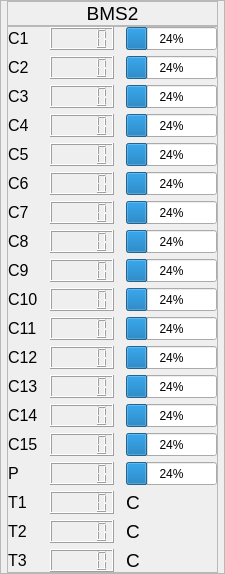
        <widget class="QFrame" name="BMS2">
         <property name="frameShape">
          <enum>QFrame::StyledPanel</enum>
         </property>
         <property name="frameShadow">
          <enum>QFrame::Raised</enum>
         </property>
         <layout class="QVBoxLayout" name="verticalLayout_3">
          <property name="spacing">
           <number>0</number>
          </property>
          <property name="leftMargin">
           <number>6</number>
          </property>
          <property name="topMargin">
           <number>0</number>
          </property>
          <property name="rightMargin">
           <number>6</number>
          </property>
          <property name="bottomMargin">
           <number>0</number>
          </property>
          <item>
           <widget class="QFrame" name="headline_2">
            <property name="maximumSize">
             <size>
              <width>16777215</width>
              <height>30</height>
             </size>
            </property>
            <property name="frameShape">
             <enum>QFrame::StyledPanel</enum>
            </property>
            <property name="frameShadow">
             <enum>QFrame::Raised</enum>
            </property>
            <layout class="QHBoxLayout" name="horizontalLayout_3">
             <property name="spacing">
              <number>0</number>
             </property>
             <property name="leftMargin">
              <number>0</number>
             </property>
             <property name="topMargin">
              <number>0</number>
             </property>
             <property name="rightMargin">
              <number>0</number>
             </property>
             <property name="bottomMargin">
              <number>0</number>
             </property>
             <item>
              <widget class="QLabel" name="label_20">
               <property name="font">
                <font>
                 <pointsize>14</pointsize>
                </font>
               </property>
               <property name="text">
                <string>BMS2</string>
               </property>
               <property name="alignment">
                <set>Qt::AlignCenter</set>
               </property>
              </widget>
             </item>
            </layout>
           </widget>
          </item>
          <item>
           <widget class="QFrame" name="cell_2">
            <property name="frameShape">
             <enum>QFrame::StyledPanel</enum>
            </property>
            <property name="frameShadow">
             <enum>QFrame::Raised</enum>
            </property>
            <layout class="QVBoxLayout" name="verticalLayout_6">
             <property name="spacing">
              <number>0</number>
             </property>
             <property name="leftMargin">
              <number>0</number>
             </property>
             <property name="topMargin">
              <number>0</number>
             </property>
             <property name="rightMargin">
              <number>0</number>
             </property>
             <property name="bottomMargin">
              <number>0</number>
             </property>
             <item>
              <layout class="QGridLayout" name="gridLayout_2">
               <property name="horizontalSpacing">
                <number>12</number>
               </property>
               <property name="verticalSpacing">
                <number>6</number>
               </property>
               <item row="12" column="0">
                <widget class="QLabel" name="label_29">
                 <property name="font">
                  <font>
                   <pointsize>12</pointsize>
                  </font>
                 </property>
                 <property name="text">
                  <string>C13</string>
                 </property>
                </widget>
               </item>
               <item row="14" column="2">
                <widget class="QProgressBar" name="progressBar_30">
                 <property name="sizePolicy">
                  <sizepolicy hsizetype="Expanding" vsizetype="Expanding">
                   <horstretch>0</horstretch>
                   <verstretch>0</verstretch>
                  </sizepolicy>
                 </property>
                 <property name="value">
                  <number>24</number>
                 </property>
                </widget>
               </item>
               <item row="10" column="1">
                <widget class="QLCDNumber" name="lcdNumber_26">
                 <property name="sizePolicy">
                  <sizepolicy hsizetype="Expanding" vsizetype="Expanding">
                   <horstretch>0</horstretch>
                   <verstretch>0</verstretch>
                  </sizepolicy>
                 </property>
                </widget>
               </item>
               <item row="18" column="0">
                <widget class="QLabel" name="label_38">
                 <property name="font">
                  <font>
                   <pointsize>12</pointsize>
                  </font>
                 </property>
                 <property name="text">
                  <string>T3</string>
                 </property>
                </widget>
               </item>
               <item row="0" column="2">
                <widget class="QProgressBar" name="progressBar_16">
                 <property name="sizePolicy">
                  <sizepolicy hsizetype="Expanding" vsizetype="Expanding">
                   <horstretch>0</horstretch>
                   <verstretch>0</verstretch>
                  </sizepolicy>
                 </property>
                 <property name="value">
                  <number>24</number>
                 </property>
                </widget>
               </item>
               <item row="6" column="0">
                <widget class="QLabel" name="label_37">
                 <property name="font">
                  <font>
                   <pointsize>12</pointsize>
                  </font>
                 </property>
                 <property name="text">
                  <string>C7</string>
                 </property>
                </widget>
               </item>
               <item row="8" column="1">
                <widget class="QLCDNumber" name="lcdNumber_24">
                 <property name="sizePolicy">
                  <sizepolicy hsizetype="Expanding" vsizetype="Expanding">
                   <horstretch>0</horstretch>
                   <verstretch>0</verstretch>
                  </sizepolicy>
                 </property>
                </widget>
               </item>
               <item row="14" column="1">
                <widget class="QLCDNumber" name="lcdNumber_30">
                 <property name="sizePolicy">
                  <sizepolicy hsizetype="Expanding" vsizetype="Expanding">
                   <horstretch>0</horstretch>
                   <verstretch>0</verstretch>
                  </sizepolicy>
                 </property>
                </widget>
               </item>
               <item row="9" column="0">
                <widget class="QLabel" name="label_36">
                 <property name="font">
                  <font>
                   <pointsize>12</pointsize>
                  </font>
                 </property>
                 <property name="text">
                  <string>C10</string>
                 </property>
                </widget>
               </item>
               <item row="16" column="1">
                <widget class="QLCDNumber" name="lcdNumber_t1_2">
                 <property name="sizePolicy">
                  <sizepolicy hsizetype="Expanding" vsizetype="Expanding">
                   <horstretch>0</horstretch>
                   <verstretch>0</verstretch>
                  </sizepolicy>
                 </property>
                </widget>
               </item>
               <item row="0" column="0">
                <widget class="QLabel" name="label_31">
                 <property name="font">
                  <font>
                   <pointsize>12</pointsize>
                  </font>
                 </property>
                 <property name="text">
                  <string>C1</string>
                 </property>
                </widget>
               </item>
               <item row="17" column="0">
                <widget class="QLabel" name="label_24">
                 <property name="font">
                  <font>
                   <pointsize>12</pointsize>
                  </font>
                 </property>
                 <property name="text">
                  <string>T2</string>
                 </property>
                </widget>
               </item>
               <item row="3" column="1">
                <widget class="QLCDNumber" name="lcdNumber_19">
                 <property name="sizePolicy">
                  <sizepolicy hsizetype="Expanding" vsizetype="Expanding">
                   <horstretch>0</horstretch>
                   <verstretch>0</verstretch>
                  </sizepolicy>
                 </property>
                </widget>
               </item>
               <item row="6" column="1">
                <widget class="QLCDNumber" name="lcdNumber_22">
                 <property name="sizePolicy">
                  <sizepolicy hsizetype="Expanding" vsizetype="Expanding">
                   <horstretch>0</horstretch>
                   <verstretch>0</verstretch>
                  </sizepolicy>
                 </property>
                </widget>
               </item>
               <item row="5" column="2">
                <widget class="QProgressBar" name="progressBar_21">
                 <property name="sizePolicy">
                  <sizepolicy hsizetype="Expanding" vsizetype="Expanding">
                   <horstretch>0</horstretch>
                   <verstretch>0</verstretch>
                  </sizepolicy>
                 </property>
                 <property name="value">
                  <number>24</number>
                 </property>
                </widget>
               </item>
               <item row="9" column="1">
                <widget class="QLCDNumber" name="lcdNumber_25">
                 <property name="sizePolicy">
                  <sizepolicy hsizetype="Expanding" vsizetype="Expanding">
                   <horstretch>0</horstretch>
                   <verstretch>0</verstretch>
                  </sizepolicy>
                 </property>
                </widget>
               </item>
               <item row="13" column="2">
                <widget class="QProgressBar" name="progressBar_29">
                 <property name="sizePolicy">
                  <sizepolicy hsizetype="Expanding" vsizetype="Expanding">
                   <horstretch>0</horstretch>
                   <verstretch>0</verstretch>
                  </sizepolicy>
                 </property>
                 <property name="value">
                  <number>24</number>
                 </property>
                </widget>
               </item>
               <item row="0" column="1">
                <widget class="QLCDNumber" name="lcdNumber_16">
                 <property name="sizePolicy">
                  <sizepolicy hsizetype="Expanding" vsizetype="Expanding">
                   <horstretch>0</horstretch>
                   <verstretch>0</verstretch>
                  </sizepolicy>
                 </property>
                </widget>
               </item>
               <item row="4" column="0">
                <widget class="QLabel" name="label_35">
                 <property name="font">
                  <font>
                   <pointsize>12</pointsize>
                  </font>
                 </property>
                 <property name="text">
                  <string>C5</string>
                 </property>
                </widget>
               </item>
               <item row="6" column="2">
                <widget class="QProgressBar" name="progressBar_22">
                 <property name="sizePolicy">
                  <sizepolicy hsizetype="Expanding" vsizetype="Expanding">
                   <horstretch>0</horstretch>
                   <verstretch>0</verstretch>
                  </sizepolicy>
                 </property>
                 <property name="value">
                  <number>24</number>
                 </property>
                </widget>
               </item>
               <item row="8" column="0">
                <widget class="QLabel" name="label_30">
                 <property name="font">
                  <font>
                   <pointsize>12</pointsize>
                  </font>
                 </property>
                 <property name="text">
                  <string>C9</string>
                 </property>
                </widget>
               </item>
               <item row="3" column="0">
                <widget class="QLabel" name="label_34">
                 <property name="font">
                  <font>
                   <pointsize>12</pointsize>
                  </font>
                 </property>
                 <property name="text">
                  <string>C4</string>
                 </property>
                </widget>
               </item>
               <item row="4" column="2">
                <widget class="QProgressBar" name="progressBar_20">
                 <property name="sizePolicy">
                  <sizepolicy hsizetype="Expanding" vsizetype="Expanding">
                   <horstretch>0</horstretch>
                   <verstretch>0</verstretch>
                  </sizepolicy>
                 </property>
                 <property name="value">
                  <number>24</number>
                 </property>
                </widget>
               </item>
               <item row="12" column="2">
                <widget class="QProgressBar" name="progressBar_28">
                 <property name="sizePolicy">
                  <sizepolicy hsizetype="Expanding" vsizetype="Expanding">
                   <horstretch>0</horstretch>
                   <verstretch>0</verstretch>
                  </sizepolicy>
                 </property>
                 <property name="value">
                  <number>24</number>
                 </property>
                </widget>
               </item>
               <item row="18" column="1">
                <widget class="QLCDNumber" name="lcdNumber_t3_2">
                 <property name="sizePolicy">
                  <sizepolicy hsizetype="Expanding" vsizetype="Expanding">
                   <horstretch>0</horstretch>
                   <verstretch>0</verstretch>
                  </sizepolicy>
                 </property>
                </widget>
               </item>
               <item row="1" column="2">
                <widget class="QProgressBar" name="progressBar_17">
                 <property name="sizePolicy">
                  <sizepolicy hsizetype="Expanding" vsizetype="Expanding">
                   <horstretch>0</horstretch>
                   <verstretch>0</verstretch>
                  </sizepolicy>
                 </property>
                 <property name="value">
                  <number>24</number>
                 </property>
                </widget>
               </item>
               <item row="2" column="0">
                <widget class="QLabel" name="label_32">
                 <property name="font">
                  <font>
                   <pointsize>12</pointsize>
                  </font>
                 </property>
                 <property name="text">
                  <string>C3</string>
                 </property>
                </widget>
               </item>
               <item row="17" column="1">
                <widget class="QLCDNumber" name="lcdNumber_t2_2">
                 <property name="sizePolicy">
                  <sizepolicy hsizetype="Expanding" vsizetype="Expanding">
                   <horstretch>0</horstretch>
                   <verstretch>0</verstretch>
                  </sizepolicy>
                 </property>
                </widget>
               </item>
               <item row="7" column="1">
                <widget class="QLCDNumber" name="lcdNumber_23">
                 <property name="sizePolicy">
                  <sizepolicy hsizetype="Expanding" vsizetype="Expanding">
                   <horstretch>0</horstretch>
                   <verstretch>0</verstretch>
                  </sizepolicy>
                 </property>
                </widget>
               </item>
               <item row="1" column="0">
                <widget class="QLabel" name="label_21">
                 <property name="font">
                  <font>
                   <pointsize>12</pointsize>
                  </font>
                 </property>
                 <property name="text">
                  <string>C2</string>
                 </property>
                </widget>
               </item>
               <item row="11" column="0">
                <widget class="QLabel" name="label_28">
                 <property name="font">
                  <font>
                   <pointsize>12</pointsize>
                  </font>
                 </property>
                 <property name="text">
                  <string>C12</string>
                 </property>
                </widget>
               </item>
               <item row="13" column="0">
                <widget class="QLabel" name="label_27">
                 <property name="font">
                  <font>
                   <pointsize>12</pointsize>
                  </font>
                 </property>
                 <property name="text">
                  <string>C14</string>
                 </property>
                </widget>
               </item>
               <item row="4" column="1">
                <widget class="QLCDNumber" name="lcdNumber_20">
                 <property name="sizePolicy">
                  <sizepolicy hsizetype="Expanding" vsizetype="Expanding">
                   <horstretch>0</horstretch>
                   <verstretch>0</verstretch>
                  </sizepolicy>
                 </property>
                </widget>
               </item>
               <item row="8" column="2">
                <widget class="QProgressBar" name="progressBar_24">
                 <property name="sizePolicy">
                  <sizepolicy hsizetype="Expanding" vsizetype="Expanding">
                   <horstretch>0</horstretch>
                   <verstretch>0</verstretch>
                  </sizepolicy>
                 </property>
                 <property name="value">
                  <number>24</number>
                 </property>
                </widget>
               </item>
               <item row="7" column="0">
                <widget class="QLabel" name="label_26">
                 <property name="font">
                  <font>
                   <pointsize>12</pointsize>
                  </font>
                 </property>
                 <property name="text">
                  <string>C8</string>
                 </property>
                </widget>
               </item>
               <item row="7" column="2">
                <widget class="QProgressBar" name="progressBar_23">
                 <property name="sizePolicy">
                  <sizepolicy hsizetype="Expanding" vsizetype="Expanding">
                   <horstretch>0</horstretch>
                   <verstretch>0</verstretch>
                  </sizepolicy>
                 </property>
                 <property name="value">
                  <number>24</number>
                 </property>
                </widget>
               </item>
               <item row="9" column="2">
                <widget class="QProgressBar" name="progressBar_25">
                 <property name="sizePolicy">
                  <sizepolicy hsizetype="Expanding" vsizetype="Expanding">
                   <horstretch>0</horstretch>
                   <verstretch>0</verstretch>
                  </sizepolicy>
                 </property>
                 <property name="value">
                  <number>24</number>
                 </property>
                </widget>
               </item>
               <item row="3" column="2">
                <widget class="QProgressBar" name="progressBar_19">
                 <property name="sizePolicy">
                  <sizepolicy hsizetype="Expanding" vsizetype="Expanding">
                   <horstretch>0</horstretch>
                   <verstretch>0</verstretch>
                  </sizepolicy>
                 </property>
                 <property name="value">
                  <number>24</number>
                 </property>
                </widget>
               </item>
               <item row="10" column="2">
                <widget class="QProgressBar" name="progressBar_26">
                 <property name="sizePolicy">
                  <sizepolicy hsizetype="Expanding" vsizetype="Expanding">
                   <horstretch>0</horstretch>
                   <verstretch>0</verstretch>
                  </sizepolicy>
                 </property>
                 <property name="value">
                  <number>24</number>
                 </property>
                </widget>
               </item>
               <item row="13" column="1">
                <widget class="QLCDNumber" name="lcdNumber_29">
                 <property name="sizePolicy">
                  <sizepolicy hsizetype="Expanding" vsizetype="Expanding">
                   <horstretch>0</horstretch>
                   <verstretch>0</verstretch>
                  </sizepolicy>
                 </property>
                </widget>
               </item>
               <item row="2" column="2">
                <widget class="QProgressBar" name="progressBar_18">
                 <property name="sizePolicy">
                  <sizepolicy hsizetype="Expanding" vsizetype="Expanding">
                   <horstretch>0</horstretch>
                   <verstretch>0</verstretch>
                  </sizepolicy>
                 </property>
                 <property name="value">
                  <number>24</number>
                 </property>
                </widget>
               </item>
               <item row="12" column="1">
                <widget class="QLCDNumber" name="lcdNumber_28">
                 <property name="sizePolicy">
                  <sizepolicy hsizetype="Expanding" vsizetype="Expanding">
                   <horstretch>0</horstretch>
                   <verstretch>0</verstretch>
                  </sizepolicy>
                 </property>
                </widget>
               </item>
               <item row="11" column="1">
                <widget class="QLCDNumber" name="lcdNumber_27">
                 <property name="sizePolicy">
                  <sizepolicy hsizetype="Expanding" vsizetype="Expanding">
                   <horstretch>0</horstretch>
                   <verstretch>0</verstretch>
                  </sizepolicy>
                 </property>
                </widget>
               </item>
               <item row="14" column="0">
                <widget class="QLabel" name="label_22">
                 <property name="font">
                  <font>
                   <pointsize>12</pointsize>
                  </font>
                 </property>
                 <property name="text">
                  <string>C15</string>
                 </property>
                </widget>
               </item>
               <item row="16" column="0">
                <widget class="QLabel" name="label_23">
                 <property name="font">
                  <font>
                   <pointsize>12</pointsize>
                  </font>
                 </property>
                 <property name="text">
                  <string>T1</string>
                 </property>
                </widget>
               </item>
               <item row="11" column="2">
                <widget class="QProgressBar" name="progressBar_27">
                 <property name="sizePolicy">
                  <sizepolicy hsizetype="Expanding" vsizetype="Expanding">
                   <horstretch>0</horstretch>
                   <verstretch>0</verstretch>
                  </sizepolicy>
                 </property>
                 <property name="value">
                  <number>24</number>
                 </property>
                </widget>
               </item>
               <item row="1" column="1">
                <widget class="QLCDNumber" name="lcdNumber_17">
                 <property name="sizePolicy">
                  <sizepolicy hsizetype="Expanding" vsizetype="Expanding">
                   <horstretch>0</horstretch>
                   <verstretch>0</verstretch>
                  </sizepolicy>
                 </property>
                </widget>
               </item>
               <item row="5" column="0">
                <widget class="QLabel" name="label_25">
                 <property name="font">
                  <font>
                   <pointsize>12</pointsize>
                  </font>
                 </property>
                 <property name="text">
                  <string>C6</string>
                 </property>
                </widget>
               </item>
               <item row="2" column="1">
                <widget class="QLCDNumber" name="lcdNumber_18">
                 <property name="sizePolicy">
                  <sizepolicy hsizetype="Expanding" vsizetype="Expanding">
                   <horstretch>0</horstretch>
                   <verstretch>0</verstretch>
                  </sizepolicy>
                 </property>
                </widget>
               </item>
               <item row="5" column="1">
                <widget class="QLCDNumber" name="lcdNumber_21">
                 <property name="sizePolicy">
                  <sizepolicy hsizetype="Expanding" vsizetype="Expanding">
                   <horstretch>0</horstretch>
                   <verstretch>0</verstretch>
                  </sizepolicy>
                 </property>
                </widget>
               </item>
               <item row="10" column="0">
                <widget class="QLabel" name="label_33">
                 <property name="font">
                  <font>
                   <pointsize>12</pointsize>
                  </font>
                 </property>
                 <property name="text">
                  <string>C11</string>
                 </property>
                </widget>
               </item>
               <item row="15" column="0">
                <widget class="QLabel" name="label_59">
                 <property name="font">
                  <font>
                   <pointsize>12</pointsize>
                  </font>
                 </property>
                 <property name="text">
                  <string>P</string>
                 </property>
                </widget>
               </item>
               <item row="15" column="1">
                <widget class="QLCDNumber" name="lcdNumberp_2">
                 <property name="sizePolicy">
                  <sizepolicy hsizetype="Expanding" vsizetype="Expanding">
                   <horstretch>0</horstretch>
                   <verstretch>0</verstretch>
                  </sizepolicy>
                 </property>
                 <property name="digitCount">
                  <number>5</number>
                 </property>
                </widget>
               </item>
               <item row="15" column="2">
                <widget class="QProgressBar" name="progressBarp_2">
                 <property name="sizePolicy">
                  <sizepolicy hsizetype="Expanding" vsizetype="Expanding">
                   <horstretch>0</horstretch>
                   <verstretch>0</verstretch>
                  </sizepolicy>
                 </property>
                 <property name="value">
                  <number>24</number>
                 </property>
                </widget>
               </item>
               <item row="16" column="2">
                <widget class="QLabel" name="label_64">
                 <property name="font">
                  <font>
                   <pointsize>14</pointsize>
                  </font>
                 </property>
                 <property name="text">
                  <string>C</string>
                 </property>
                </widget>
               </item>
               <item row="17" column="2">
                <widget class="QLabel" name="label_65">
                 <property name="font">
                  <font>
                   <pointsize>14</pointsize>
                  </font>
                 </property>
                 <property name="text">
                  <string>C</string>
                 </property>
                </widget>
               </item>
               <item row="18" column="2">
                <widget class="QLabel" name="label_66">
                 <property name="font">
                  <font>
                   <pointsize>14</pointsize>
                  </font>
                 </property>
                 <property name="text">
                  <string>C</string>
                 </property>
                </widget>
               </item>
              </layout>
             </item>
            </layout>
           </widget>
          </item>
         </layout>
        </widget>
